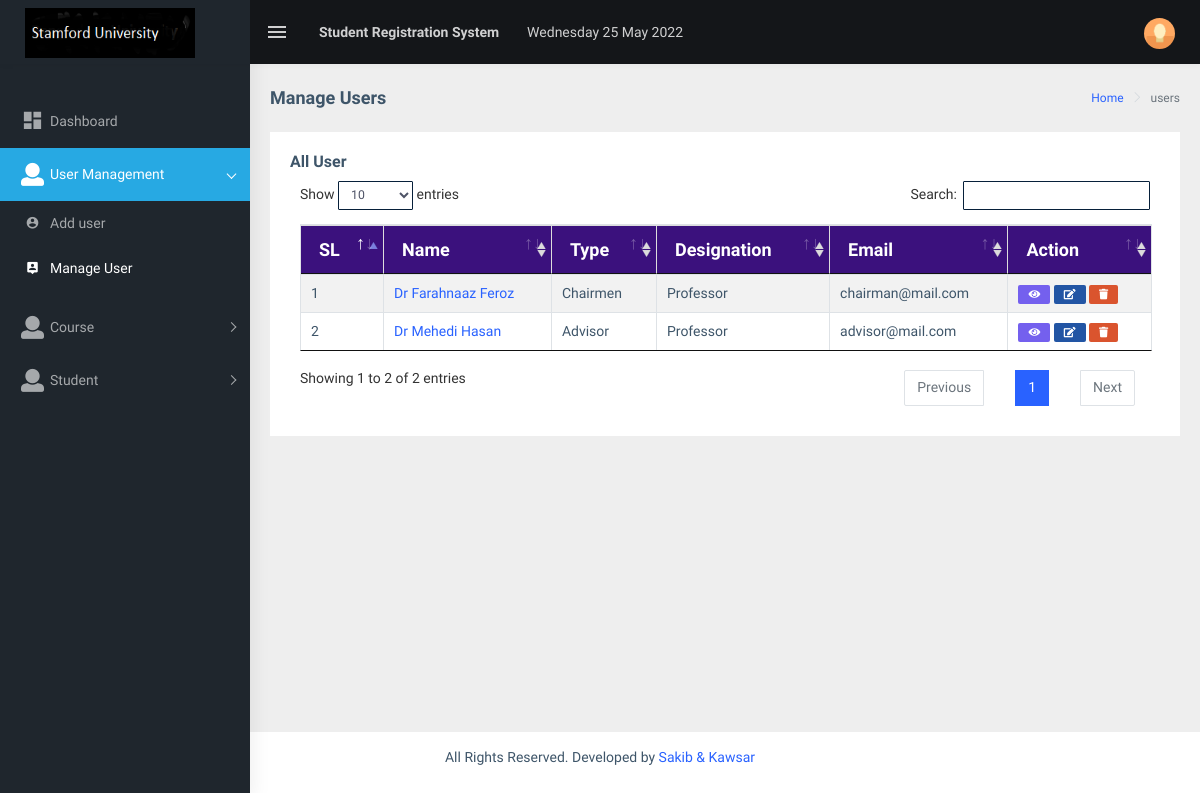
The app's page /app/manage-staff.php (signed in), older data.
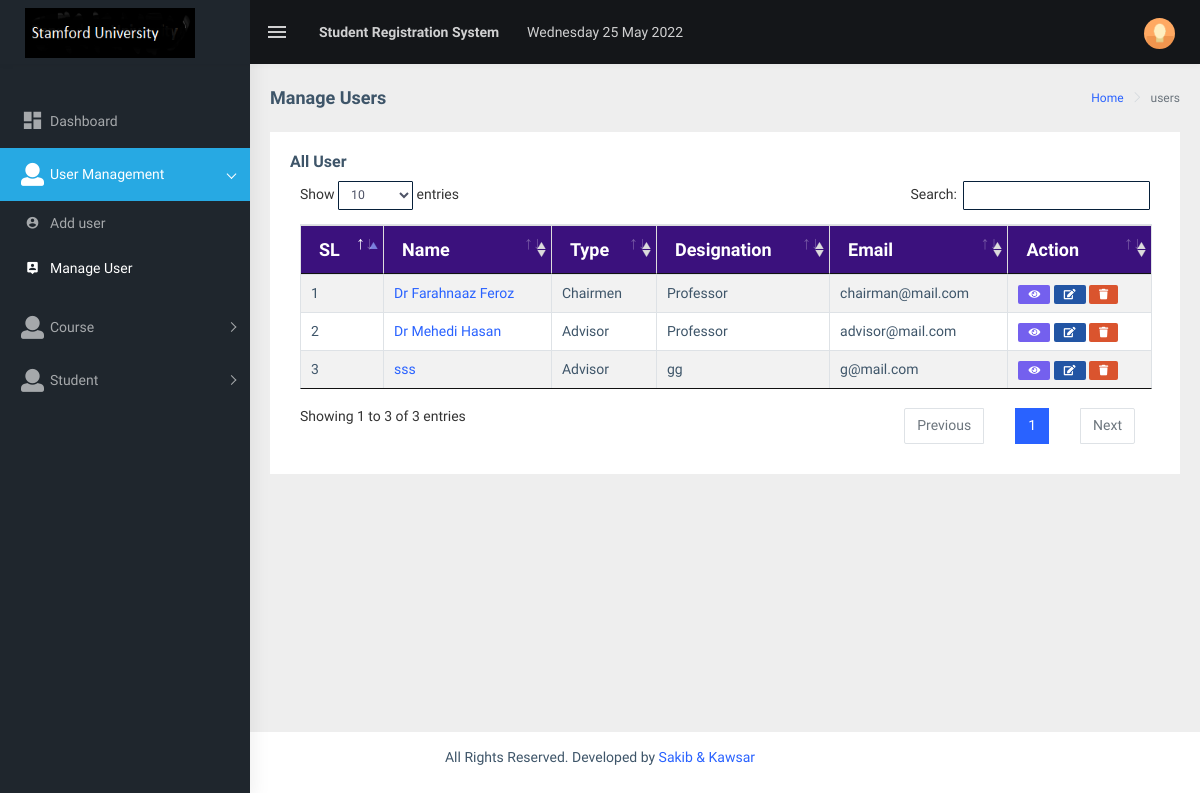
The same page, newer data.
### tables this page shows
CREATE TABLE `users` (
  `id` int(11) NOT NULL,
  `user_fullname` varchar(255) NOT NULL,
  `user_email` varchar(255) NOT NULL,
  `user_password` varchar(255) NOT NULL,
  `user_type` int(11) NOT NULL DEFAULT 0 COMMENT '1=admin, 2 = chairmen, 3 = advisor',
  `user_designation` varchar(255) NOT NULL,
  `advisor_batch` varchar(20) NOT NULL DEFAULT '0',
  `joining_date` timestamp NOT NULL DEFAULT current_timestamp(),
  `deletion_status` tinyint(3) NOT NULL DEFAULT 0
);

### app/core/Session.php (called while the page is built, shortened)
<?php
class Session{
 public static function get($key){
  if (isset($_SESSION[$key])) {
   return $_SESSION[$key];
  } else {
   return false;
  }
 }
}
?>

### app/core/Database.php (called while the page is built, shortened)
<?php
Class Database {
    public $host = DB_HOST;
    public $user = DB_USER;
    public $pass = DB_PASS;
    public $dbname = DB_NAME;
    public $link;
    private function connectDB() {
        $this->link = new mysqli($this->host, $this->user, $this->pass, $this->dbname);
    }
    public function select($query) {
        $result = $this->link->query($query) or
                die($this->link->error . __LINE__);
        if ($result->num_rows > 0) {
            return $result;
        } else {
            return false;
        }
    }
}
?>

### app/class/Admin.php (called while the page is built, shortened)
<?php
class Admin {
    private $db;
    public function __construct() {
        $this->db = new Database();
    }
    public function getAllStaff() {
        $query = "SELECT * FROM users WHERE deletion_status = 0 AND user_email != 'admin@mail.com'";
        $result = $this->db->select($query);
        return $result;
    }
}
?>

### app/manage-staff.php (the view, shortened to what this page needs)
<?php include 'header.php'; ?>
<?php include 'sidebar.php'; ?>
<div class="page-wrapper">
    <div class="page-breadcrumb">
        <div class="row">
            <div class="col-12 d-flex no-block align-items-center">
                <h4 class="page-title">Manage Users</h4>
                <div class="ml-auto text-right">
                    <nav aria-label="breadcrumb">
                        <ol class="breadcrumb">
                            <li class="breadcrumb-item"><a href="dashboard.php">Home</a></li>
                            <li class="breadcrumb-item active" aria-current="page">users</li>
                        </ol>
                    </nav>
                </div>
            </div>
        </div>
    </div>
    <div class="container-fluid">
        <div class="row">
            <div class="col-md-12">
                <div class="card">
                    <div class="card-body">
                        <h5 class="card-title">All User</h5>
                        <div class="table-responsive">
                            <table id="zero_config" class="table table-striped table-bordered tbl">
                                <thead>
                                    <tr>
                                        <th>SL</th>
                                        <th>Name</th>
                                        <th>Type</th>
                                        <th>Designation</th>
                                        <th>Email</th>
                                        <th>Action</th>
                                    </tr>
                                </thead>
                                <tbody>
                                    <?php
                                    $getStaff = $admin->getAllStaff();
                                    if ($getStaff) {
                                        $i = 0;
                                        while ($result = $getStaff->fetch_assoc()) {
                                            $i++;
                                            ?>
                                            <tr>
                                                <td><?php echo $i; ?></td>
                                                <td><a target="_blank" href="view-staff.php?sid=<?php echo $result['id']; ?>"><?php echo $result['user_fullname']; ?></a></td>
                                                <td>
                                                <?php
                                                    if($result['user_type'] == 1){
                                                        echo 'Admin';
                                                    }else if($result['user_type'] == 2){
                                                        echo 'Chairmen';
                                                    }else if($result['user_type'] == 3){
                                                        echo 'Advisor';
                                                    }else if($result['user_type'] == 4){
                                                        echo 'Accountant';
                                                    }else{
                                                        echo 'Not defined';
                                                    }
                                                    ?>
                                                </td>
                                                <td><?php echo $result['user_designation']; ?></td>
                                                <td><?php echo $result['user_email']; ?></td>
                                                <td>
                                                    <a target="_blank" href="view-staff.php?sid=<?php echo $result['id']; ?>"><span class="label label-primary"><i class="fas fa-eye"></i></span></a>
                                                    <a href="edit-staff.php?sid=<?php echo $result['id']; ?>"><span class="label label-info"><i class=" fas fa-edit"></i></span></a>
                                                    <a onclick="return confirm('Are you sure to delete?');" href="?delid=<?php echo $result['id']; ?>"><span class="label label-danger"><i class="fas fa-trash"></i></span></a>
                                                </td>
                                            </tr>
                                            <?php
                                        }
                                    }
                                    ?>
                                </tbody>
                            </table>
                        </div>
                    </div>
                </div>
            </div>
        </div>
    </div>
</div>
<?php include 'footer.php'; ?>

### app/header.php (shortened to what this page needs)
<?php
include 'core/Session.php';
include 'core/Database.php';
include 'class/Admin.php';
$admin = new Admin();
?>
<!DOCTYPE html>
<html dir="ltr" lang="en">
    <head>
        <link href="assets/libs/flot/css/float-chart.css" rel="stylesheet">
        <link href="dist/css/style.min.css" rel="stylesheet">
        <link rel="stylesheet" type="text/css" href="assets/libs/select2/dist/css/select2.min.css">
        <link rel="stylesheet" type="text/css" href="assets/libs/jquery-minicolors/jquery.minicolors.css">
        <link rel="stylesheet" type="text/css" href="assets/libs/bootstrap-datepicker/dist/css/bootstrap-datepicker.min.css">
        <link rel="stylesheet" type="text/css" href="assets/libs/quill/dist/quill.snow.css">
        <link rel="stylesheet" type="text/css" href="assets/extra-libs/multicheck/multicheck.css">
        <link href="assets/libs/datatables.net-bs4/css/dataTables.bootstrap4.css" rel="stylesheet">
        <link href="assets/libs/datatables/jquery.dataTables.min.css" rel="stylesheet">
        <link href="assets/libs/datatables/buttons.dataTables.min.css" rel="stylesheet">
        <link href="assets/libs/toastr/build/toastr.min.css" rel="stylesheet">
        <link href="assets/libs/fullcalendar/dist/fullcalendar.min.css" rel="stylesheet" />
        <link href="assets/extra-libs/calendar/calendar.css" rel="stylesheet" />
    </head>
    <body>
        <div id="main-wrapper">
            <header class="topbar" data-navbarbg="skin5">
                <nav class="navbar top-navbar navbar-expand-md navbar-dark">
                    <div class="navbar-header" data-logobg="skin5">
                        <a class="navbar-brand" href="dashboard.php">
                            <span class="logo-text">
                                <img src="assets/images/sfu.PNG" alt="homepage" class="light-logo" width="170px" height="50px"/>
                            </span>
                        </a>
                    </div>
                    <div class="navbar-collapse collapse" id="navbarSupportedContent" data-navbarbg="skin5">
                        <ul class="navbar-nav float-left mr-auto">
                            <li class="nav-item d-none d-md-block"><a class="nav-link sidebartoggler waves-effect waves-light" href="javascript:void(0)" data-sidebartype="mini-sidebar"><i class="mdi mdi-menu font-24"></i></a></li>
                            <li class="nav-item dropdown">
                                <a class="nav-link dropdown-toggle" href="#" id="navbarDropdown" role="button" data-toggle="dropdown" aria-haspopup="true" aria-expanded="false">
                                    <span class="d-none d-md-block">
									<b>Student Registration System &nbsp;&nbsp;&nbsp;&nbsp;&nbsp;&nbsp;</b>
                                        <?php
                                        echo date('l d M Y');
                                        ?>
                                    </span>
                                </a>
                            </li>
                        </ul>
                        <ul class="navbar-nav float-right">
                            <li class="nav-item dropdown">
                                <a class="nav-link dropdown-toggle text-muted waves-effect waves-dark pro-pic" href="" data-toggle="dropdown" aria-haspopup="true" aria-expanded="false"><img src="assets/images/users/1.jpg" alt="<?php echo Session::get('user_name'); ?>" class="rounded-circle" width="31"></a>
                            </li>
                        </ul>
                    </div>
                </nav>
            </header>

### app/sidebar.php (shortened to what this page needs)
<aside class="left-sidebar" data-sidebarbg="skin5">
    <div class="scroll-sidebar">
        <nav class="sidebar-nav">
            <ul id="sidebarnav" class="p-t-30">
                <li class="sidebar-item"> <a class="sidebar-link waves-effect waves-dark sidebar-link" href="dashboard.php" aria-expanded="false"><i class="mdi mdi-view-dashboard"></i><span class="hide-menu">Dashboard</span></a></li>
                <?php
                if (Session::get("user_type") == '1') {
                    ?>
                    <li class="sidebar-item"> <a class="sidebar-link has-arrow waves-effect waves-dark" href="javascript:void(0)" aria-expanded="false"><i class="fas fa-user"></i><span class="hide-menu">User Management</span></a>
                        <ul aria-expanded="false" class="collapse  first-level">
                            <li class="sidebar-item"><a href="add-staff.php" class="sidebar-link"><i class="mdi mdi-account-circle"></i><span class="hide-menu">Add user</span></a></li>
                            <li class="sidebar-item"><a href="manage-staff.php" class="sidebar-link"><i class="mdi mdi-account-location"></i><span class="hide-menu">Manage User</span></a></li>
                        </ul>
                    </li>
                    <li class="sidebar-item"> <a class="sidebar-link has-arrow waves-effect waves-dark" href="javascript:void(0)" aria-expanded="false"><i class="fas fa-user"></i><span class="hide-menu">Course</span></a>
                    </li>
                <?php } ?>
                <li class="sidebar-item"> <a class="sidebar-link has-arrow waves-effect waves-dark" href="javascript:void(0)" aria-expanded="false"><i class="fas fa-user"></i><span class="hide-menu">Student</span></a>
                    </li>
            </ul>
        </nav>
    </div>
</aside>

### app/footer.php (shortened to what this page needs)
<footer class="footer text-center">
    All Rights Reserved. Developed by <a target = "_blank" href="#">Sakib & Kawsar</a>
</footer>
</div>
</body>
</html>

### app/header.php (style rules this page uses)
.tbl th { background-color: #3b117d; color: white; border: 1px solid #ddd; padding: 8px; font-size: 18px; font-weight: bold; }

Row changes from the older to the newer data that the page shows:
added users: user_fullname "sss", user_type "Advisor", user_designation "gg", user_email "g@mail.com"
Text that changed along with them:
text written by a page script: "Show entries Search: Showing 1 to 2 of 2 entries Previous 1 Next" → "Show entries Search: Showing 1 to 3 of 3 entries Previous 1 Next"
